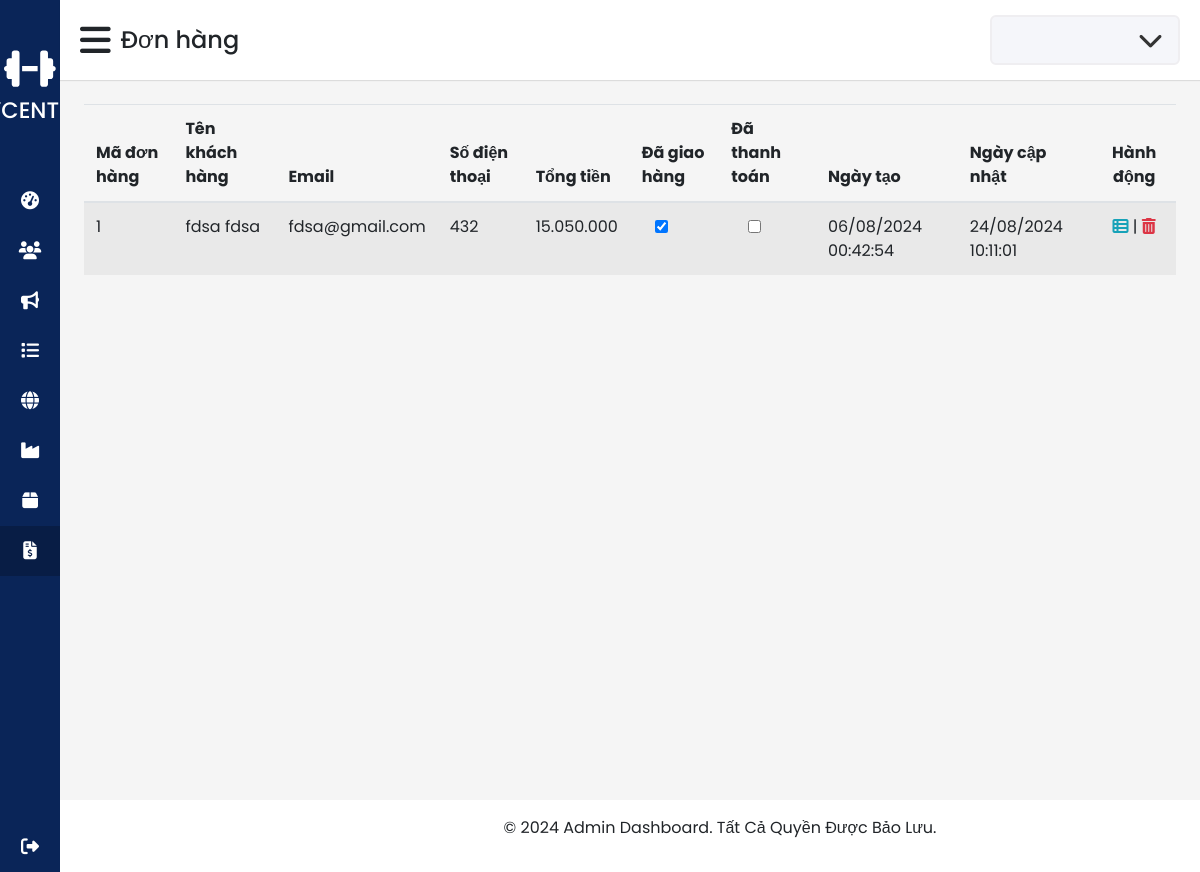
The page /admin/order/list_order.php on the database its author committed.
### tables this page shows
CREATE TABLE `order` (
  `order_id` int(11) NOT NULL,
  `customer_first_name` varchar(20) NOT NULL,
  `customer_last_name` varchar(30) NOT NULL,
  `company_name` varchar(100) DEFAULT NULL,
  `country` varchar(30) NOT NULL,
  `address` varchar(256) NOT NULL,
  `address2` varchar(256) DEFAULT NULL,
  `postal_code` varchar(20) DEFAULT NULL,
  `city` varchar(30) NOT NULL,
  `phone` varchar(15) NOT NULL,
  `email` varchar(256) NOT NULL,
  `order_note` varchar(512) DEFAULT NULL,
  `payment_method` varchar(50) NOT NULL,
  `shipping_price` decimal(12,2) NOT NULL,
  `total_price` decimal(12,2) NOT NULL,
  `is_paid` tinyint(1) NOT NULL,
  `paid_at` datetime DEFAULT NULL,
  `is_delivered` tinyint(1) NOT NULL,
  `delivered_at` datetime DEFAULT NULL,
  `created_at` datetime NOT NULL,
  `updated_at` datetime NOT NULL
);

### public_html/models/OrderModel.php (called while the page is built, shortened)
<?php
class OrderModel {
    private $pdo;
    public function __construct($pdo) {
        $this->pdo = $pdo;
    }
    public function getAllOrders() {
        $stmt = $this->pdo->query("SELECT * FROM `order`");
        return $stmt->fetchAll(PDO::FETCH_ASSOC);
    }
}
?>

### public_html/admin/order/list_order.php (the view, shortened to what this page needs)
<?php
require_once '../../config/config.php';
require_once '../../models/OrderModel.php';
$orderModel = new OrderModel($pdo);
$orders = $orderModel->getAllOrders();
?>
<?php require_once '../include/header.php'; ?>
<div>
    <table class="table table-striped">
        <thead>
            <tr>
                <th>Mã đơn hàng</th>
                <th>Tên khách hàng</th>
                <th>Email</th>
                <th>Số điện thoại</th>
                <th>Tổng tiền</th>
                <th>Đã giao hàng</th>
                <th>Đã thanh toán</th>
                <th>Ngày tạo</th>
                <th>Ngày cập nhật</th>
                <th class="text-center">Hành động</th>
            </tr>
        </thead>
        <tbody>
            <?php foreach ($orders as $order): ?>
            <tr>
                <td><?php echo htmlspecialchars($order['order_id']); ?></td>
                <td><?php echo htmlspecialchars($order['customer_first_name']) . ' ' . htmlspecialchars($order['customer_last_name']); ?></td>
                <td><?php echo htmlspecialchars($order['email']); ?></td>
                <td><?php echo htmlspecialchars($order['phone']); ?></td>
                <td><?php echo number_format($order['total_price'], 0, ',', '.'); ?></td>
                <td class="text-center">
                    <input type="checkbox" class="form-check-input order-status" id="delivery-status-<?php echo $order['order_id']; ?>" data-order-id="<?php echo $order['order_id']; ?>" data-status-type="delivery" <?php echo $order['is_delivered'] == 1 ? 'checked' : ''; ?> title="<?php echo $order['is_delivered'] == 1 ? 'Đã giao' : 'Chưa giao'; ?>">
                </td>
                <td  class="text-center">
                    <input type="checkbox" class="form-check-input order-status" id="payment-status-<?php echo $order['order_id']; ?>" data-order-id="<?php echo $order['order_id']; ?>" data-status-type="payment" <?php echo $order['is_paid'] == 1 ? 'checked' : ''; ?> title="<?php echo $order['is_paid'] == 1 ? 'Đã thanh toán' : 'Chưa thanh toán'; ?>">
                </td>
                <td><?php echo (new DateTime($order['created_at']))->format('d/m/Y H:i:s'); ?></td>
                <td><?php echo (new DateTime($order['updated_at']))->format('d/m/Y H:i:s'); ?></td>
                <td class="text-center">
                    <button type="button" class="btn-icon text-info view-order-items" data-toggle="modal" data-target="#orderItemsModal" data-order-id="<?php echo $order['order_id']; ?>"><i class="fa-solid fa-table-list"></i></button> |
                    <button type="button" class="btn-icon text-danger delete-order" data-order-id="<?php echo $order['order_id']; ?>"><i class="fa-solid fa-trash-can"></i></button>
                </td>
            </tr>
            <?php endforeach; ?>
        </tbody>
    </table>
</div>
<?php require_once '../include/footer.php'; ?>

### public_html/admin/assets/css/styles.css (style rules this page uses)
* { margin: 0; padding: 0; box-sizing: border-box; font-family: 'Poppins', sans-serif; }
.btn-icon { background: none; border: none; padding: 0; cursor: pointer; outline: none; }

### rows shown on the page
order: order_id "1", customer_first_name "fdsa", customer_last_name "fdsa", email "fdsa@gmail.com", phone "432", total_price "15.050.000", is_delivered "☑", created_at "06/08/2024 00:42:54", updated_at "24/08/2024 10:11:01"

### other values the page prints
$current_page_name "Đơn hàng"
